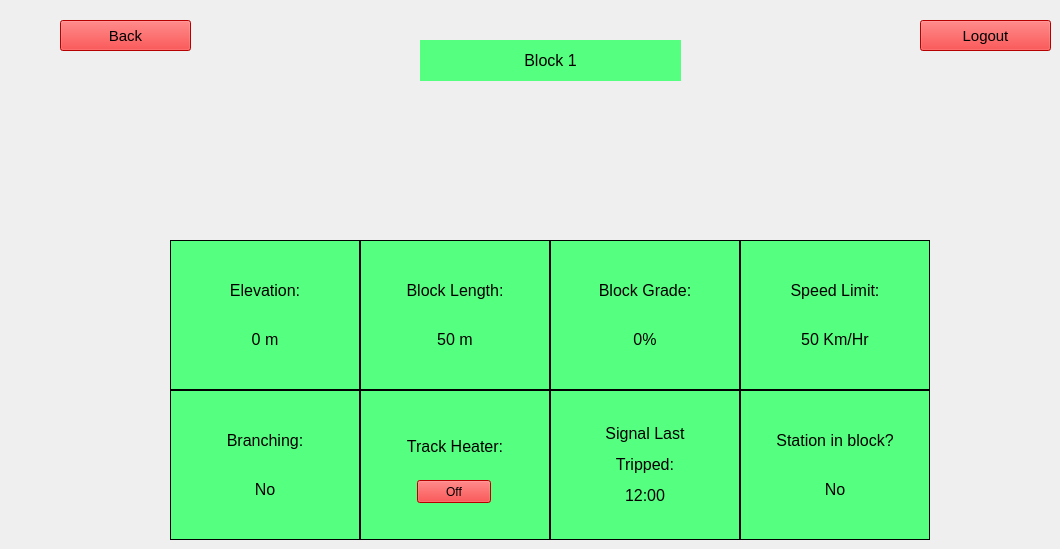
    <widget class="QWidget" name="page_4">
     <widget class="QLabel" name="label_2">
      <property name="geometry">
       <rect>
        <x>420</x>
        <y>40</y>
        <width>261</width>
        <height>41</height>
       </rect>
      </property>
      <property name="font">
       <font>
        <pointsize>12</pointsize>
       </font>
      </property>
      <property name="layoutDirection">
       <enum>Qt::LeftToRight</enum>
      </property>
      <property name="styleSheet">
       <string notr="true">background-color: rgb(85, 255, 127);</string>
      </property>
      <property name="text">
       <string>Block 1</string>
      </property>
      <property name="alignment">
       <set>Qt::AlignCenter</set>
      </property>
     </widget>
     <widget class="QPushButton" name="logout_button1">
      <property name="geometry">
       <rect>
        <x>920</x>
        <y>20</y>
        <width>131</width>
        <height>31</height>
       </rect>
      </property>
      <property name="sizePolicy">
       <sizepolicy hsizetype="Minimum" vsizetype="Minimum">
        <horstretch>0</horstretch>
        <verstretch>0</verstretch>
       </sizepolicy>
      </property>
      <property name="minimumSize">
       <size>
        <width>0</width>
        <height>0</height>
       </size>
      </property>
      <property name="maximumSize">
       <size>
        <width>1347</width>
        <height>16777215</height>
       </size>
      </property>
      <property name="font">
       <font>
        <pointsize>11</pointsize>
       </font>
      </property>
      <property name="styleSheet">
       <string notr="true">background-color: rgb(255,0, 0);</string>
      </property>
      <property name="text">
       <string>Logout</string>
      </property>
      <property name="iconSize">
       <size>
        <width>20</width>
        <height>20</height>
       </size>
      </property>
     </widget>
     <widget class="QLabel" name="elevation_1">
      <property name="geometry">
       <rect>
        <x>170</x>
        <y>240</y>
        <width>190</width>
        <height>150</height>
       </rect>
      </property>
      <property name="font">
       <font>
        <pointsize>12</pointsize>
       </font>
      </property>
      <property name="styleSheet">
       <string notr="true">background-color: rgb(85, 255, 127);</string>
      </property>
      <property name="frameShape">
       <enum>QFrame::Box</enum>
      </property>
      <property name="text">
       <string>&lt;html&gt;&lt;head/&gt;&lt;body&gt;&lt;p&gt;Elevation:&lt;br/&gt;&lt;/p&gt;&lt;p&gt;0 m&lt;/p&gt;&lt;/body&gt;&lt;/html&gt;</string>
      </property>
      <property name="alignment">
       <set>Qt::AlignCenter</set>
      </property>
     </widget>
     <widget class="QLabel" name="length_1">
      <property name="geometry">
       <rect>
        <x>360</x>
        <y>240</y>
        <width>190</width>
        <height>150</height>
       </rect>
      </property>
      <property name="font">
       <font>
        <pointsize>12</pointsize>
       </font>
      </property>
      <property name="styleSheet">
       <string notr="true">background-color: rgb(85, 255, 127);</string>
      </property>
      <property name="frameShape">
       <enum>QFrame::Box</enum>
      </property>
      <property name="text">
       <string>&lt;html&gt;&lt;head/&gt;&lt;body&gt;&lt;p&gt;Block Length:&lt;br/&gt;&lt;/p&gt;&lt;p&gt;50 m&lt;/p&gt;&lt;/body&gt;&lt;/html&gt;</string>
      </property>
      <property name="alignment">
       <set>Qt::AlignCenter</set>
      </property>
     </widget>
     <widget class="QLabel" name="grade_1">
      <property name="geometry">
       <rect>
        <x>550</x>
        <y>240</y>
        <width>190</width>
        <height>150</height>
       </rect>
      </property>
      <property name="font">
       <font>
        <pointsize>12</pointsize>
       </font>
      </property>
      <property name="styleSheet">
       <string notr="true">background-color: rgb(85, 255, 127);</string>
      </property>
      <property name="frameShape">
       <enum>QFrame::Box</enum>
      </property>
      <property name="text">
       <string>&lt;html&gt;&lt;head/&gt;&lt;body&gt;&lt;p&gt;Block Grade:&lt;br/&gt;&lt;/p&gt;&lt;p&gt;0%&lt;/p&gt;&lt;/body&gt;&lt;/html&gt;</string>
      </property>
      <property name="alignment">
       <set>Qt::AlignCenter</set>
      </property>
     </widget>
     <widget class="QLabel" name="speed_limit_1">
      <property name="geometry">
       <rect>
        <x>740</x>
        <y>240</y>
        <width>190</width>
        <height>150</height>
       </rect>
      </property>
      <property name="font">
       <font>
        <pointsize>12</pointsize>
       </font>
      </property>
      <property name="styleSheet">
       <string notr="true">background-color: rgb(85, 255, 127);</string>
      </property>
      <property name="frameShape">
       <enum>QFrame::Box</enum>
      </property>
      <property name="text">
       <string>&lt;html&gt;&lt;head/&gt;&lt;body&gt;&lt;p&gt;Speed Limit:&lt;br/&gt;&lt;/p&gt;&lt;p&gt;50 Km/Hr&lt;/p&gt;&lt;/body&gt;&lt;/html&gt;</string>
      </property>
      <property name="alignment">
       <set>Qt::AlignCenter</set>
      </property>
     </widget>
     <widget class="QLabel" name="branching_1">
      <property name="geometry">
       <rect>
        <x>170</x>
        <y>390</y>
        <width>190</width>
        <height>150</height>
       </rect>
      </property>
      <property name="font">
       <font>
        <pointsize>12</pointsize>
       </font>
      </property>
      <property name="styleSheet">
       <string notr="true">background-color: rgb(85, 255, 127);</string>
      </property>
      <property name="frameShape">
       <enum>QFrame::Box</enum>
      </property>
      <property name="text">
       <string>&lt;html&gt;&lt;head/&gt;&lt;body&gt;&lt;p&gt;Branching:&lt;br/&gt;&lt;/p&gt;&lt;p&gt;No&lt;/p&gt;&lt;/body&gt;&lt;/html&gt;</string>
      </property>
      <property name="alignment">
       <set>Qt::AlignCenter</set>
      </property>
     </widget>
     <widget class="QLabel" name="heater_1">
      <property name="geometry">
       <rect>
        <x>360</x>
        <y>390</y>
        <width>190</width>
        <height>150</height>
       </rect>
      </property>
      <property name="font">
       <font>
        <pointsize>12</pointsize>
       </font>
      </property>
      <property name="styleSheet">
       <string notr="true">background-color: rgb(85, 255, 127);</string>
      </property>
      <property name="frameShape">
       <enum>QFrame::Box</enum>
      </property>
      <property name="text">
       <string>&lt;html&gt;&lt;head/&gt;&lt;body&gt;&lt;p&gt;Track Heater:&lt;br/&gt;&lt;br/&gt;&lt;/p&gt;&lt;/body&gt;&lt;/html&gt;</string>
      </property>
      <property name="alignment">
       <set>Qt::AlignCenter</set>
      </property>
     </widget>
     <widget class="QLabel" name="signal_1">
      <property name="geometry">
       <rect>
        <x>550</x>
        <y>390</y>
        <width>190</width>
        <height>150</height>
       </rect>
      </property>
      <property name="font">
       <font>
        <pointsize>12</pointsize>
       </font>
      </property>
      <property name="styleSheet">
       <string notr="true">background-color: rgb(85, 255, 127);</string>
      </property>
      <property name="frameShape">
       <enum>QFrame::Box</enum>
      </property>
      <property name="text">
       <string>&lt;html&gt;&lt;head/&gt;&lt;body&gt;&lt;p&gt;Signal Last&lt;/p&gt;&lt;p&gt;Tripped:&lt;/p&gt;&lt;p&gt;12:00&lt;/p&gt;&lt;/body&gt;&lt;/html&gt;</string>
      </property>
      <property name="alignment">
       <set>Qt::AlignCenter</set>
      </property>
     </widget>
     <widget class="QLabel" name="station_1">
      <property name="geometry">
       <rect>
        <x>740</x>
        <y>390</y>
        <width>190</width>
        <height>150</height>
       </rect>
      </property>
      <property name="font">
       <font>
        <pointsize>12</pointsize>
       </font>
      </property>
      <property name="styleSheet">
       <string notr="true">background-color: rgb(85, 255, 127);</string>
      </property>
      <property name="frameShape">
       <enum>QFrame::Box</enum>
      </property>
      <property name="text">
       <string>&lt;html&gt;&lt;head/&gt;&lt;body&gt;&lt;p&gt;Station in block?&lt;br/&gt;&lt;/p&gt;&lt;p&gt;No&lt;/p&gt;&lt;/body&gt;&lt;/html&gt;</string>
      </property>
      <property name="alignment">
       <set>Qt::AlignCenter</set>
      </property>
     </widget>
     <widget class="QPushButton" name="heater_button_1">
      <property name="geometry">
       <rect>
        <x>417</x>
        <y>480</y>
        <width>74</width>
        <height>23</height>
       </rect>
      </property>
      <property name="styleSheet">
       <string notr="true">background-color: rgb(255, 0, 0);</string>
      </property>
      <property name="text">
       <string>Off</string>
      </property>
      <property name="checkable">
       <bool>true</bool>
      </property>
      <property name="checked">
       <bool>false</bool>
      </property>
     </widget>
     <widget class="QPushButton" name="back_button_1">
      <property name="geometry">
       <rect>
        <x>60</x>
        <y>20</y>
        <width>131</width>
        <height>31</height>
       </rect>
      </property>
      <property name="sizePolicy">
       <sizepolicy hsizetype="Minimum" vsizetype="Minimum">
        <horstretch>0</horstretch>
        <verstretch>0</verstretch>
       </sizepolicy>
      </property>
      <property name="minimumSize">
       <size>
        <width>0</width>
        <height>0</height>
       </size>
      </property>
      <property name="maximumSize">
       <size>
        <width>1347</width>
        <height>16777215</height>
       </size>
      </property>
      <property name="font">
       <font>
        <pointsize>11</pointsize>
       </font>
      </property>
      <property name="styleSheet">
       <string notr="true">background-color: rgb(255, 0, 0);</string>
      </property>
      <property name="text">
       <string>Back</string>
      </property>
      <property name="iconSize">
       <size>
        <width>20</width>
        <height>20</height>
       </size>
      </property>
     </widget>
    </widget>
